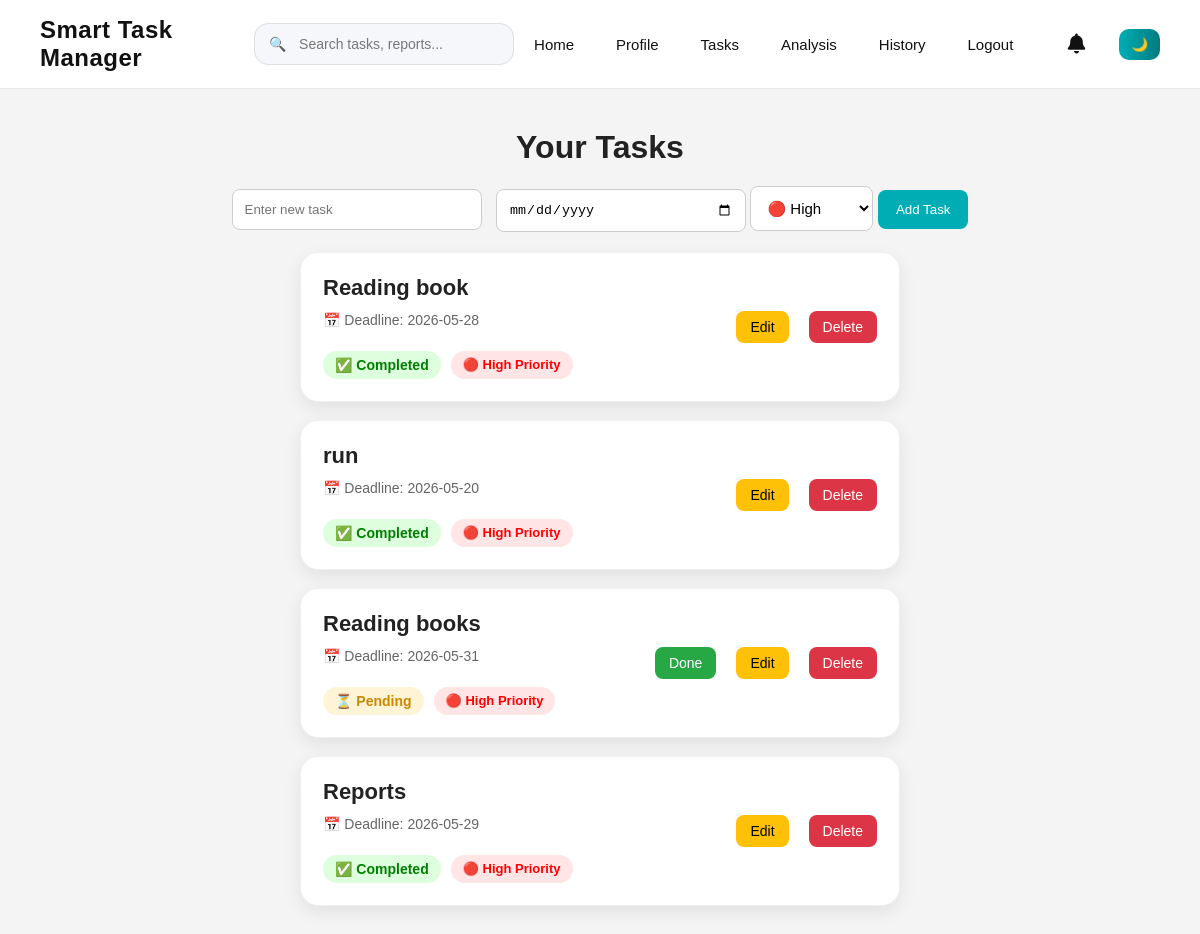
/tasks (signed in), run on the app's committed database.
### tables this page shows
CREATE TABLE tasks (
        id INTEGER PRIMARY KEY AUTOINCREMENT,
        username TEXT,
        task TEXT,
        status TEXT DEFAULT 'pending',
        deadline TEXT,
        priority TEXT DEFAULT 'Medium',
        created_at TEXT,
        completed_at TEXT
    );

### app.py (the view, shortened to what this page needs)
@app.route('/tasks', methods=['GET', 'POST'])
def tasks():
    if 'user' not in session:
        return redirect('/login')
    conn = sqlite3.connect("data.db")
    c = conn.cursor()
    c.execute("SELECT * FROM tasks WHERE username=?",
              (session['user'],))
    data = c.fetchall()
    today = datetime.now().date()
    for task in data:
        task_id = task[0]
        task_name = task[2]
        status = task[3]
        deadline = task[4]
        try:
            deadline_date = datetime.strptime(
                deadline,
                "%Y-%m-%d"
            ).date()
            if deadline_date == today and status != "completed":
                add_notification(
                    session['user'],
                    task_id,
                    f'📅 Task "{task_name}" is due today',
                    'due_today'
                )
            elif deadline_date < today and status != "completed":
                add_notification(
                    session['user'],
                    task_id,
                    f'⚠️ Task "{task_name}" is overdue','overdue'
                )
        except:
            pass
    conn.close()
    updated_tasks = []
    for task in data:
        try:
            deadline_date = datetime.strptime(task[4], "%Y-%m-%d").date()
        except ValueError:
            deadline_date = None
        updated_tasks.append(
        (
            task[0],#id
            task[1],#username
            task[2],#task
            task[3],#status
            deadline_date,
            task[5] #priority
        )
    )
    return render_template('tasks.html', tasks=updated_tasks,today=today)

### app.py (called while the page is built, shortened)
@app.context_processor
def notification_count():
    if 'user' not in session:
        return dict(unread_count=0)
    conn = sqlite3.connect("data.db")
    c = conn.cursor()
    c.execute("""
        SELECT COUNT(*)
        FROM notifications
        WHERE username=?
        AND is_read=0
    """, (session['user'],))
    count = c.fetchone()[0]
    conn.close()
    return dict(unread_count=count)

def add_notification(username, task_id, message, notification_type):
    conn = sqlite3.connect("data.db")
    c = conn.cursor()
    c.execute("""
        SELECT id
        FROM notifications
        WHERE username=?
        AND task_id=?
        AND type=?
    """, (
        username,
        task_id,
        notification_type
))
    existing = c.fetchone()
    conn.close()

### templates/tasks.html (shortened to what this page needs)
{% extends "base.html" %}
{% block content %}
<div class="tasks-page">
    <h1>Your Tasks</h1>
    <form method="POST" action="/tasks" class="task-form">
        <input type="text" name="task" placeholder="Enter new task" required>
        <input type="date" name="deadline" required>
        <select name="priority" required>
            <option value="High">🔴 High</option>
        </select>
        <button type="submit">Add Task</button>
    </form>
      {% if tasks %}
    <ul class="task-list">
        {% for task in tasks %}
        <li class="task-item">
            <div class="task-left">
                <h3>{{ task[2] }}</h3>
                <small>
                    📅 Deadline: {{ task[4] }}
                </small>
                <br>
                <div class="task-badges">
                    {% if task[3] == 'completed' %}
                    <span class="completed-badge">
                        ✅ Completed
                    </span>
                    {% elif task[4] < today %} <span class="overdue-badge">
                        ❌ Overdue
                        </span>
                        {% else %}
                        <span class="pending-badge">
                            ⏳ Pending
                        </span>
                        {% endif %}
                        {% if task[5]|lower == 'high' %}
                        <span class="high-priority">
                            🔴 High Priority
                        </span>
                        {% elif task[5]|lower == 'medium' %}
                        <span class="medium-priority">
                            🟡 Medium Priority
                        </span>
                        {% else %}
                        <span class="low-priority">
                            🟢 Low Priority
                        </span>
                        {% endif %}
                </div>
            </div>
            <div class="task-actions">
                {% if task[3] == 'pending' %}
                <a href="/complete/{{ task[0] }}" class="done-btn">
                    Done
                </a>
                {% endif %}
                <a href="/edit/{{ task[0] }}" class="edit-btn">
                    Edit
                </a>
                <a href="/delete/{{ task[0] }}" class="delete-btn">
                    Delete
                </a>
            </div>
        </li>
        {% endfor %}
    </ul>
    {% endif %}
</div>
{% endblock %}

### static/style.css (style rules this page uses)
body, nav, .login-box, .task-item, .card, .stat-card, .extra-card, table, input, button { transition: background-color 0.3s ease, color 0.3s ease, border-color 0.3s ease; }
* { margin: 0; padding: 0; box-sizing: border-box; }
body { font-family: Arial, sans-serif; background-color: #f4f4f4; }
.tasks-page { padding: 40px; text-align: center; }
.tasks-page h1 { margin-bottom: 20px; color: #222; }
.task-form { margin-bottom: 20px; }
.task-form input { padding: 12px; width: 250px; border: 1px solid #ccc; border-radius: 8px; }
.task-form button { padding: 12px 18px; border: none; background-color: #00adb5; color: white; border-radius: 8px; cursor: pointer; }
.task-list { list-style: none; padding: 0; max-width: 600px; margin: auto; }
.task-list a { margin-left: 10px; text-decoration: none; color: #00adb5; }
.task-badges { display: flex; gap: 10px; flex-wrap: wrap; margin-top: 12px; }
.task-item { background: white; margin: 18px 0; padding: 22px; border-radius: 18px; display: flex; justify-content: space-between; align-items: center; gap: 20px; box-shadow: 0 6px 18px rgba(0, 0, 0, 0.08); border: 1px solid #f0f0f0; transition: all 0.3s ease; }
.task-left { text-align: left; }
.task-left h3 { margin-bottom: 10px; color: #222; font-size: 22px; font-weight: 600; }
.task-left small { color: #666; font-size: 14px; }
.completed-badge { display: inline-block; margin-top: 10px; background: #ddffdd; color: green; padding: 6px 12px; border-radius: 20px; font-size: 14px; font-weight: bold; }
.pending-badge { display: inline-block; margin-top: 10px; background: #fff4d6; color: #cc8800; padding: 6px 12px; border-radius: 20px; font-size: 14px; font-weight: bold; }
.task-form input[type="date"] { padding: 12px; border: 1px solid #ccc; border-radius: 8px; margin-left: 10px; }
.task-actions .done-btn, .task-actions .delete-btn { padding: 8px 14px; border: none; border-radius: 8px; font-size: 14px; cursor: pointer; font-weight: 500; transition: all 0.2s ease-in-out; text-decoration: none; display: inline-block; }
.task-actions .done-btn { background-color: #28a745; color: white; }
.task-actions .delete-btn { background-color: #dc3545; color: white; }
.task-actions { display: flex; gap: 10px; align-items: center; flex-wrap: wrap; }
html { scroll-behavior: smooth; }
button, .hero-btn, .done-btn, .delete-btn { transition: all 0.3s ease; }
.task-actions .edit-btn { background-color: #ffc107; color: black; padding: 8px 14px; border-radius: 8px; text-decoration: none; font-size: 14px; font-weight: 500; transition: 0.2s; }
.high-priority, .medium-priority, .low-priority { display: inline-block; margin-top: 10px; padding: 6px 12px; border-radius: 20px; font-size: 13px; font-weight: bold; }
.high-priority { background-color: #ffe5e5; color: #ff0000; }
select { padding: 12px; border-radius: 8px; border: 1px solid #ccc; font-size: 15px; background-color: white; cursor: pointer; transition: all 0.3s ease; }

### data on the page
tasks: task "Reading book", deadline "2026-05-28", status "✅ Completed", priority "🔴 High Priority"
tasks: task "run", deadline "2026-05-20", status "✅ Completed", priority "🔴 High Priority"
tasks: task "Reading books", task "2026-05-31", status "⏳ Pending", priority "🔴 High Priority"
tasks: task "Reports", deadline "2026-05-29", status "✅ Completed", priority "🔴 High Priority"
